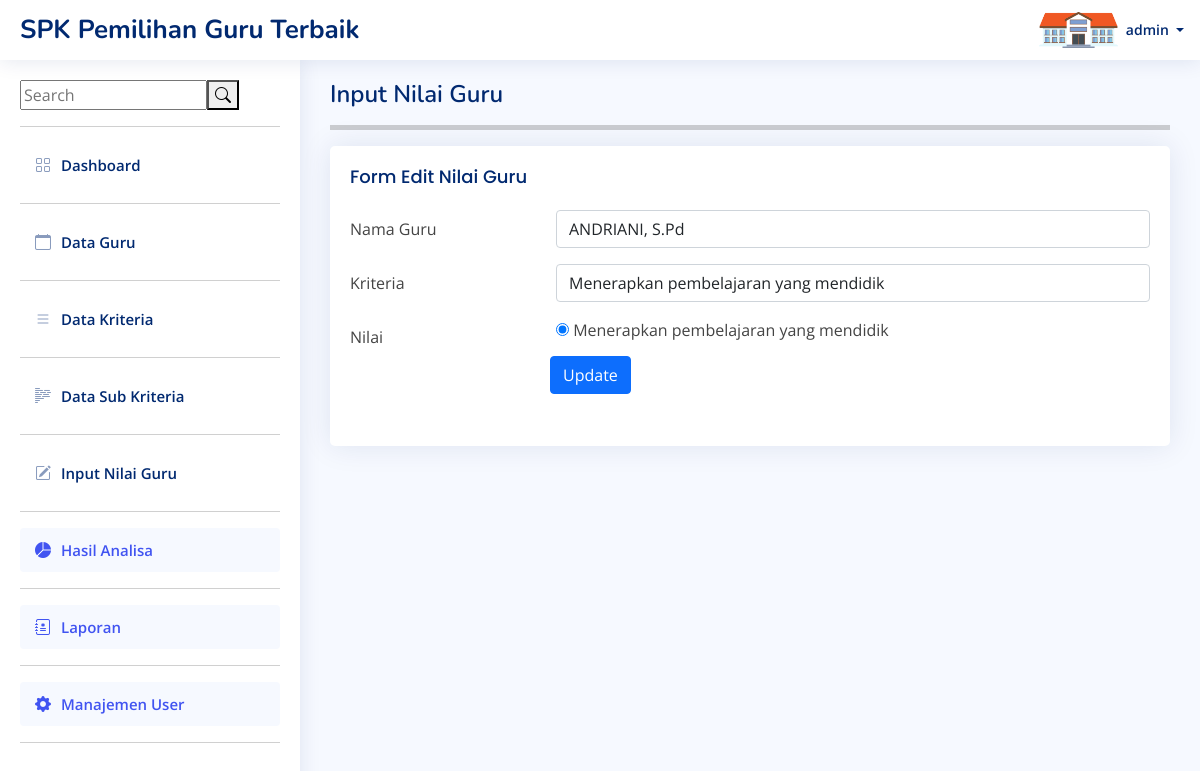
The page /edit_nilai.php?id=4 (signed in) on the database as committed earlier.
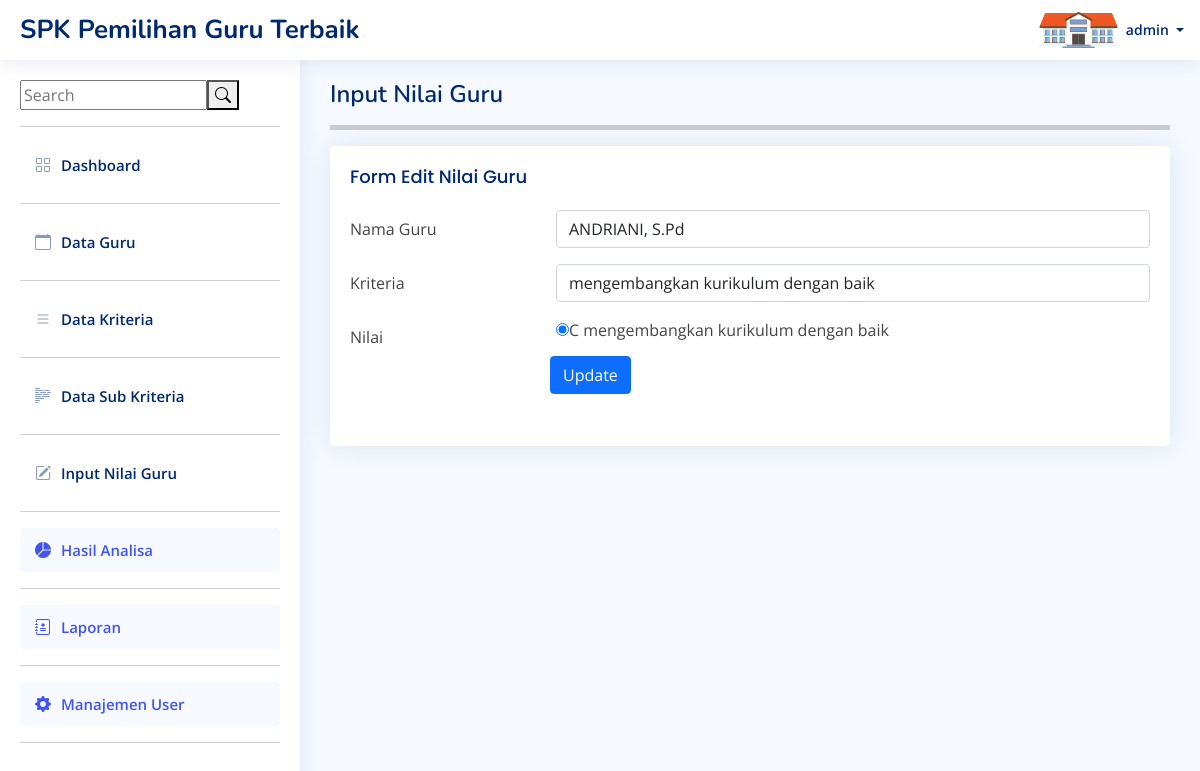
The same page on the database as committed later.
### tables this page shows
CREATE TABLE `nilai` (
  `id_nilai` int(11) NOT NULL,
  `id_guru` int(11) NOT NULL,
  `id_kriteria` int(11) NOT NULL,
  `nilai` varchar(10) NOT NULL
);

CREATE TABLE `crips` (
  `id_crips` int(11) NOT NULL,
  `id_kriteria` int(11) NOT NULL,
  `crips` varchar(100) NOT NULL,
  `keterangan` varchar(10) NOT NULL,
  `nilai` varchar(100) NOT NULL
);

CREATE TABLE `guru` (
  `id_guru` int(11) NOT NULL,
  `nama_guru` varchar(100) NOT NULL,
  `nip` varchar(50) NOT NULL,
  `jabatan` varchar(120) NOT NULL
);

### edit_nilai.php (the view, shortened to what this page needs)
<?php
include("template/headers.php");
include("core/fungsi.php");
if(isset($_GET['id'])){
    $id = $_GET['id'];
}
$qry = "SELECT * FROM nilai a INNER JOIN kriteria b INNER JOIN guru c INNER JOIN crips d WHERE a.id_kriteria = b.id_kriteria AND a.id_guru=c.id_guru AND a.nilai=d.id_crips AND a.id_nilai=$id";
$result1 = mysqli_query($con, $qry);
?>
  <main id="main" class="main">
    <div class="pagetitle">
      <h1>Input Nilai Guru</h1>
      <hr style="height:5px;">
    </div>
    <section class="section">
      <div class="row">
        <div class="col-lg-12">
          <div class="card">
            <div class="card-body">
              <h5 class="card-title">Form Edit Nilai Guru</h5>
              <form action="fnilai.php" method="post">
                <?php foreach($result1 as $row): $id_crips = $row['id_crips'] ?>
                <div class="row mb-3">
                  <label for="inputText" class="col-sm-3 col-form-label">Nama Guru</label>
                  <div class="col-sm-9">
                   <select name="nama_guru" class="form-control">
                       <option value="<?= $row['id_guru'] ?>"><?= $row['nama_guru'] ?></option>
                   </select>
                  </div>
                </div>
                <div class="row mb-3">
                  <label for="inputText" class="col-sm-3 col-form-label">Kriteria</label>
                  <div class="col-sm-9">
                   <select name="kriteria" id="kriteria" class="form-control">
                       <option value="<?= $row['id_crips'] ?>"><?= $row['crips'] ?></option>
                   </select>
                  </div>
                </div>
                <div class="row mb-3">
                  <label for="inputText" class="col-sm-3 col-form-label">Nilai</label>
                  <div class="col-sm-9">
                  <div id="editNilai">
                    <td style="padding-right:10px"><input type="radio" name="nilai" value="<?= $row['keterangan'] ?>" id="pilih" checked><?= $row['keterangan'] ?></td>
                    <td><label for="pilih"><?= $row['crips'] ?></label></td>
                  </div>
                </div>
                  <?php endforeach; ?>
                <div class="row mb-3">
                    <div class="col-sm-3"></div>
                  <div class="col-sm-9">
                    <button type="submit" class="btn btn-primary" name="update">Update</button>
                  </div>
                </div>
              </form>
            </div>
          </div>
        </div>
      </div>
    </section>
  </main>
</body>
</html>

Rows that differ between the two databases and show on the page:
changed nilai "ANDRIANI, S.Pd": kriteria "Menerapkan pembelajaran yang mendidik" → "mengembangkan kurikulum dengan baik"; nilai "☑ Menerapkan pembelajaran yang m" → "☑ mengembangkan kurikulum dengan"; crips.keterangan (not shown) → "C"; crips.crips "Menerapkan pembelajaran yang mendidik" → "mengembangkan kurikulum dengan baik"
